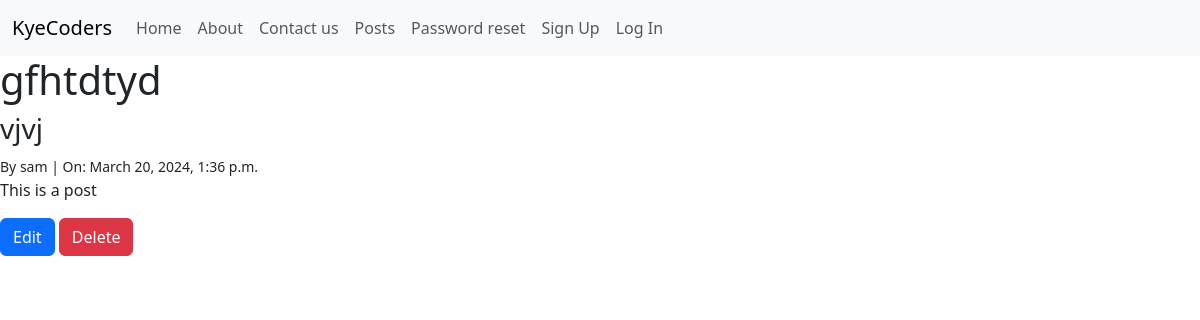
The app's page /posts/1/ with its own data.
### posts/models.py (models this page shows, shortened)
class Post(models.Model):
    title = models.CharField(max_length=128)
    subtitle = models.CharField(max_length=256)
    author = models.ForeignKey(
        get_user_model(),
        on_delete=models.CASCADE
    )
    body = models.TextField()
    created_on = models.DateTimeField(auto_now_add=True)

### posts/views.py (the view)
# urls.py: path("<int:pk>/", views.PostDetailView.as_view(), name="detail"),
class PostDetailView(DetailView):
        template_name = "posts/detail.html"
        model = Post

### templates/posts/detail.html (shortened to what this page needs)
{% extends 'base.html' %}
{% block content %}
<h1>{{ post.title }}</h1>
<h3>{{ post.subtitle }}</h3>
<small> By {{ post.author }} | On: {{ post.created_on }}</small>
<p>{{ post.body }}</p>
<a href="{% url 'edit' post.id %}" class="btn btn-primary">Edit</a>
<a href="{% url 'delete' post.id %}" class="btn btn-danger">Delete</a>
{% endblock content %}

### records on screen
Post: title "gfhtdtyd", subtitle "vjvj", author "sam", created_on "March 20, 2024, 1:36 p.m.", body "This is a post"
